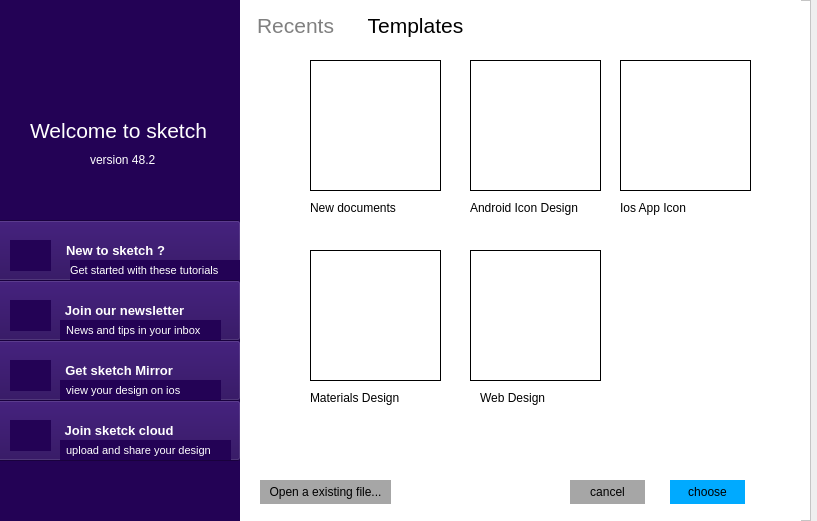
<?xml version="1.0" encoding="UTF-8"?>
<ui version="4.0">
 <class>Form</class>
 <widget class="QWidget" name="Form">
  <property name="geometry">
   <rect>
    <x>0</x>
    <y>0</y>
    <width>817</width>
    <height>521</height>
   </rect>
  </property>
  <property name="minimumSize">
   <size>
    <width>771</width>
    <height>521</height>
   </size>
  </property>
  <property name="windowTitle">
   <string>Form</string>
  </property>
  <widget class="QFrame" name="frame">
   <property name="geometry">
    <rect>
     <x>0</x>
     <y>0</y>
     <width>811</width>
     <height>521</height>
    </rect>
   </property>
   <property name="styleSheet">
    <string notr="true">background-color:white</string>
   </property>
   <property name="frameShape">
    <enum>QFrame::StyledPanel</enum>
   </property>
   <property name="frameShadow">
    <enum>QFrame::Raised</enum>
   </property>
   <widget class="QWidget" name="widget" native="true">
    <property name="geometry">
     <rect>
      <x>-10</x>
      <y>0</y>
      <width>251</width>
      <height>521</height>
     </rect>
    </property>
    <property name="styleSheet">
     <string notr="true">QWidget{background-color:rgb(35, 2, 85);}</string>
    </property>
    <widget class="QLabel" name="label">
     <property name="geometry">
      <rect>
       <x>60</x>
       <y>30</y>
       <width>131</width>
       <height>91</height>
      </rect>
     </property>
     <property name="text">
      <string/>
     </property>
     <property name="pixmap">
      <pixmap>diamond.png</pixmap>
     </property>
     <property name="scaledContents">
      <bool>true</bool>
     </property>
    </widget>
    <widget class="QLabel" name="label_2">
     <property name="geometry">
      <rect>
       <x>40</x>
       <y>120</y>
       <width>191</width>
       <height>20</height>
      </rect>
     </property>
     <property name="font">
      <font>
       <pointsize>16</pointsize>
      </font>
     </property>
     <property name="styleSheet">
      <string notr="true">color:white</string>
     </property>
     <property name="text">
      <string>Welcome to sketch</string>
     </property>
    </widget>
    <widget class="QPushButton" name="pushButton">
     <property name="enabled">
      <bool>true</bool>
     </property>
     <property name="geometry">
      <rect>
       <x>0</x>
       <y>220</y>
       <width>251</width>
       <height>61</height>
      </rect>
     </property>
     <property name="font">
      <font>
       <pointsize>10</pointsize>
       <bold>true</bold>
      </font>
     </property>
     <property name="styleSheet">
      <string notr="true">color:white;border-bottom:2px solid</string>
     </property>
     <property name="text">
      <string>New to sketch ?</string>
     </property>
     <property name="iconSize">
      <size>
       <width>30</width>
       <height>30</height>
      </size>
     </property>
     <property name="autoDefault">
      <bool>false</bool>
     </property>
     <property name="default">
      <bool>false</bool>
     </property>
     <property name="flat">
      <bool>false</bool>
     </property>
    </widget>
    <widget class="QPushButton" name="pushButton_2">
     <property name="geometry">
      <rect>
       <x>0</x>
       <y>280</y>
       <width>251</width>
       <height>61</height>
      </rect>
     </property>
     <property name="font">
      <font>
       <pointsize>10</pointsize>
       <bold>true</bold>
      </font>
     </property>
     <property name="styleSheet">
      <string notr="true">color:white;border-bottom:2px solid</string>
     </property>
     <property name="text">
      <string>     Join our newsletter</string>
     </property>
     <property name="iconSize">
      <size>
       <width>30</width>
       <height>30</height>
      </size>
     </property>
    </widget>
    <widget class="QPushButton" name="pushButton_4">
     <property name="geometry">
      <rect>
       <x>0</x>
       <y>340</y>
       <width>251</width>
       <height>61</height>
      </rect>
     </property>
     <property name="font">
      <font>
       <pointsize>10</pointsize>
       <bold>true</bold>
      </font>
     </property>
     <property name="contextMenuPolicy">
      <enum>Qt::ActionsContextMenu</enum>
     </property>
     <property name="styleSheet">
      <string notr="true">color:white;border-bottom:2px solid</string>
     </property>
     <property name="text">
      <string>  Get sketch Mirror</string>
     </property>
     <property name="iconSize">
      <size>
       <width>30</width>
       <height>30</height>
      </size>
     </property>
    </widget>
    <widget class="QPushButton" name="pushButton_3">
     <property name="geometry">
      <rect>
       <x>0</x>
       <y>400</y>
       <width>251</width>
       <height>61</height>
      </rect>
     </property>
     <property name="font">
      <font>
       <pointsize>10</pointsize>
       <bold>true</bold>
      </font>
     </property>
     <property name="contextMenuPolicy">
      <enum>Qt::DefaultContextMenu</enum>
     </property>
     <property name="acceptDrops">
      <bool>false</bool>
     </property>
     <property name="layoutDirection">
      <enum>Qt::LeftToRight</enum>
     </property>
     <property name="styleSheet">
      <string notr="true">color:white;border-bottom:2px solid</string>
     </property>
     <property name="text">
      <string>   Join sketck cloud </string>
     </property>
     <property name="iconSize">
      <size>
       <width>30</width>
       <height>30</height>
      </size>
     </property>
    </widget>
    <widget class="QLabel" name="label_3">
     <property name="geometry">
      <rect>
       <x>100</x>
       <y>150</y>
       <width>71</width>
       <height>20</height>
      </rect>
     </property>
     <property name="styleSheet">
      <string notr="true">color:white</string>
     </property>
     <property name="text">
      <string>version 48.2</string>
     </property>
    </widget>
    <widget class="QLabel" name="label_5">
     <property name="geometry">
      <rect>
       <x>70</x>
       <y>380</y>
       <width>161</width>
       <height>20</height>
      </rect>
     </property>
     <property name="font">
      <font>
       <pointsize>8</pointsize>
      </font>
     </property>
     <property name="styleSheet">
      <string notr="true">color:white</string>
     </property>
     <property name="text">
      <string>  view your design on ios</string>
     </property>
    </widget>
    <widget class="QLabel" name="label_6">
     <property name="geometry">
      <rect>
       <x>70</x>
       <y>320</y>
       <width>161</width>
       <height>20</height>
      </rect>
     </property>
     <property name="font">
      <font>
       <pointsize>8</pointsize>
      </font>
     </property>
     <property name="styleSheet">
      <string notr="true">color:white</string>
     </property>
     <property name="text">
      <string>  News and tips in your inbox</string>
     </property>
    </widget>
    <widget class="QLabel" name="label_7">
     <property name="geometry">
      <rect>
       <x>80</x>
       <y>260</y>
       <width>171</width>
       <height>20</height>
      </rect>
     </property>
     <property name="font">
      <font>
       <pointsize>8</pointsize>
      </font>
     </property>
     <property name="styleSheet">
      <string notr="true">color:white</string>
     </property>
     <property name="text">
      <string>Get started with these tutorials</string>
     </property>
    </widget>
    <widget class="QLabel" name="label_8">
     <property name="geometry">
      <rect>
       <x>70</x>
       <y>440</y>
       <width>171</width>
       <height>20</height>
      </rect>
     </property>
     <property name="font">
      <font>
       <pointsize>8</pointsize>
      </font>
     </property>
     <property name="styleSheet">
      <string notr="true">color:white</string>
     </property>
     <property name="text">
      <string>  upload and share your design</string>
     </property>
    </widget>
    <widget class="QLabel" name="label_13">
     <property name="geometry">
      <rect>
       <x>20</x>
       <y>240</y>
       <width>41</width>
       <height>31</height>
      </rect>
     </property>
     <property name="text">
      <string/>
     </property>
     <property name="pixmap">
      <pixmap>worldwide.png</pixmap>
     </property>
     <property name="scaledContents">
      <bool>true</bool>
     </property>
    </widget>
    <widget class="QLabel" name="label_14">
     <property name="geometry">
      <rect>
       <x>20</x>
       <y>300</y>
       <width>41</width>
       <height>31</height>
      </rect>
     </property>
     <property name="text">
      <string/>
     </property>
     <property name="pixmap">
      <pixmap>orange.png</pixmap>
     </property>
     <property name="scaledContents">
      <bool>true</bool>
     </property>
    </widget>
    <widget class="QLabel" name="label_15">
     <property name="geometry">
      <rect>
       <x>20</x>
       <y>360</y>
       <width>41</width>
       <height>31</height>
      </rect>
     </property>
     <property name="text">
      <string/>
     </property>
     <property name="pixmap">
      <pixmap>diamond.png</pixmap>
     </property>
     <property name="scaledContents">
      <bool>true</bool>
     </property>
    </widget>
    <widget class="QLabel" name="label_16">
     <property name="geometry">
      <rect>
       <x>20</x>
       <y>420</y>
       <width>41</width>
       <height>31</height>
      </rect>
     </property>
     <property name="text">
      <string/>
     </property>
     <property name="pixmap">
      <pixmap>cloud-service.png</pixmap>
     </property>
     <property name="scaledContents">
      <bool>true</bool>
     </property>
    </widget>
   </widget>
   <widget class="QWidget" name="widget_2" native="true">
    <property name="geometry">
     <rect>
      <x>240</x>
      <y>0</y>
      <width>561</width>
      <height>521</height>
     </rect>
    </property>
    <property name="styleSheet">
     <string notr="true">color:white</string>
    </property>
    <widget class="QPushButton" name="pushButton_6">
     <property name="geometry">
      <rect>
       <x>70</x>
       <y>60</y>
       <width>131</width>
       <height>131</height>
      </rect>
     </property>
     <property name="styleSheet">
      <string notr="true">border:1px solid</string>
     </property>
     <property name="text">
      <string/>
     </property>
     <property name="icon">
      <iconset>
       <normaloff>add (1).png</normaloff>add (1).png</iconset>
     </property>
     <property name="iconSize">
      <size>
       <width>25</width>
       <height>25</height>
      </size>
     </property>
     <property name="checkable">
      <bool>true</bool>
     </property>
     <property name="checked">
      <bool>true</bool>
     </property>
    </widget>
    <widget class="QPushButton" name="pushButton_5">
     <property name="geometry">
      <rect>
       <x>70</x>
       <y>250</y>
       <width>131</width>
       <height>131</height>
      </rect>
     </property>
     <property name="styleSheet">
      <string notr="true">border:1px solid</string>
     </property>
     <property name="text">
      <string/>
     </property>
     <property name="icon">
      <iconset>
       <normaloff>layers.png</normaloff>layers.png</iconset>
     </property>
     <property name="iconSize">
      <size>
       <width>80</width>
       <height>80</height>
      </size>
     </property>
     <property name="checkable">
      <bool>false</bool>
     </property>
     <property name="flat">
      <bool>false</bool>
     </property>
    </widget>
    <widget class="QPushButton" name="pushButton_7">
     <property name="geometry">
      <rect>
       <x>230</x>
       <y>60</y>
       <width>131</width>
       <height>131</height>
      </rect>
     </property>
     <property name="styleSheet">
      <string notr="true">border:1px solid</string>
     </property>
     <property name="text">
      <string/>
     </property>
     <property name="icon">
      <iconset>
       <normaloff>android-logo.png</normaloff>android-logo.png</iconset>
     </property>
     <property name="iconSize">
      <size>
       <width>80</width>
       <height>80</height>
      </size>
     </property>
    </widget>
    <widget class="QPushButton" name="pushButton_10">
     <property name="geometry">
      <rect>
       <x>230</x>
       <y>250</y>
       <width>131</width>
       <height>131</height>
      </rect>
     </property>
     <property name="styleSheet">
      <string notr="true">border:1px solid</string>
     </property>
     <property name="text">
      <string/>
     </property>
     <property name="icon">
      <iconset>
       <normaloff>graphic-design.png</normaloff>graphic-design.png</iconset>
     </property>
     <property name="iconSize">
      <size>
       <width>80</width>
       <height>80</height>
      </size>
     </property>
    </widget>
    <widget class="QPushButton" name="pushButton_9">
     <property name="geometry">
      <rect>
       <x>380</x>
       <y>60</y>
       <width>131</width>
       <height>131</height>
      </rect>
     </property>
     <property name="styleSheet">
      <string notr="true">border:1px solid</string>
     </property>
     <property name="text">
      <string/>
     </property>
     <property name="icon">
      <iconset>
       <normaloff>stock-exchange-app.png</normaloff>stock-exchange-app.png</iconset>
     </property>
     <property name="iconSize">
      <size>
       <width>80</width>
       <height>80</height>
      </size>
     </property>
    </widget>
    <widget class="QPushButton" name="pushButton_8">
     <property name="geometry">
      <rect>
       <x>0</x>
       <y>10</y>
       <width>111</width>
       <height>31</height>
      </rect>
     </property>
     <property name="font">
      <font>
       <pointsize>16</pointsize>
      </font>
     </property>
     <property name="styleSheet">
      <string notr="true">color:grey</string>
     </property>
     <property name="text">
      <string>Recents</string>
     </property>
     <property name="flat">
      <bool>true</bool>
     </property>
    </widget>
    <widget class="QPushButton" name="pushButton_11">
     <property name="geometry">
      <rect>
       <x>120</x>
       <y>10</y>
       <width>111</width>
       <height>31</height>
      </rect>
     </property>
     <property name="font">
      <font>
       <pointsize>16</pointsize>
      </font>
     </property>
     <property name="styleSheet">
      <string notr="true">color:black</string>
     </property>
     <property name="text">
      <string>Templates</string>
     </property>
     <property name="flat">
      <bool>true</bool>
     </property>
    </widget>
    <widget class="QPushButton" name="pushButton_13">
     <property name="geometry">
      <rect>
       <x>330</x>
       <y>480</y>
       <width>75</width>
       <height>24</height>
      </rect>
     </property>
     <property name="styleSheet">
      <string notr="true">color:black;border:0px solid;background-color:rgb(166, 166, 166)</string>
     </property>
     <property name="text">
      <string>cancel</string>
     </property>
    </widget>
    <widget class="QPushButton" name="pushButton_14">
     <property name="geometry">
      <rect>
       <x>430</x>
       <y>480</y>
       <width>75</width>
       <height>24</height>
      </rect>
     </property>
     <property name="styleSheet">
      <string notr="true">color:black;border:0px solid;background-color:rgb(0, 170, 255)</string>
     </property>
     <property name="text">
      <string>choose</string>
     </property>
    </widget>
    <widget class="QPushButton" name="pushButton_12">
     <property name="geometry">
      <rect>
       <x>20</x>
       <y>480</y>
       <width>131</width>
       <height>24</height>
      </rect>
     </property>
     <property name="styleSheet">
      <string notr="true">color:black;border:0px solid;background-color:rgb(166, 166, 166)</string>
     </property>
     <property name="text">
      <string>Open a existing file...</string>
     </property>
    </widget>
    <widget class="QLabel" name="label_4">
     <property name="geometry">
      <rect>
       <x>70</x>
       <y>200</y>
       <width>91</width>
       <height>16</height>
      </rect>
     </property>
     <property name="styleSheet">
      <string notr="true">color:black</string>
     </property>
     <property name="text">
      <string>New documents</string>
     </property>
    </widget>
    <widget class="QLabel" name="label_9">
     <property name="geometry">
      <rect>
       <x>230</x>
       <y>200</y>
       <width>121</width>
       <height>16</height>
      </rect>
     </property>
     <property name="styleSheet">
      <string notr="true">color:black</string>
     </property>
     <property name="text">
      <string>Android Icon Design</string>
     </property>
    </widget>
    <widget class="QLabel" name="label_10">
     <property name="geometry">
      <rect>
       <x>70</x>
       <y>390</y>
       <width>91</width>
       <height>16</height>
      </rect>
     </property>
     <property name="styleSheet">
      <string notr="true">color:black</string>
     </property>
     <property name="text">
      <string>Materials Design</string>
     </property>
    </widget>
    <widget class="QLabel" name="label_11">
     <property name="geometry">
      <rect>
       <x>240</x>
       <y>390</y>
       <width>91</width>
       <height>16</height>
      </rect>
     </property>
     <property name="styleSheet">
      <string notr="true">color:black</string>
     </property>
     <property name="text">
      <string>Web Design</string>
     </property>
    </widget>
    <widget class="QLabel" name="label_12">
     <property name="geometry">
      <rect>
       <x>380</x>
       <y>200</y>
       <width>91</width>
       <height>16</height>
      </rect>
     </property>
     <property name="styleSheet">
      <string notr="true">color:black</string>
     </property>
     <property name="text">
      <string>Ios App Icon</string>
     </property>
    </widget>
   </widget>
  </widget>
 </widget>
 <resources/>
 <connections/>
</ui>
